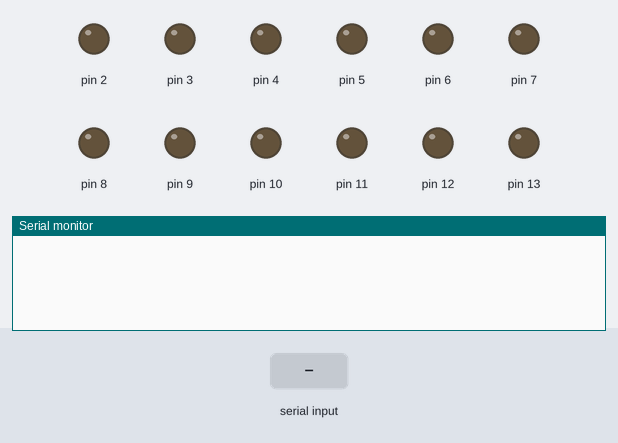
A sketch run on a simulated Arduino Uno, built with avr-gcc and run on an emulated ATmega328P. On the bench: output pins drawn as LEDs (lit = HIGH), the last lines printed to the serial monitor. Inputs (shaded band) come from the test bench.

Above: at 1.2 s.
1.3 s: "90,45\n" received over Serial
At 1.7 s:
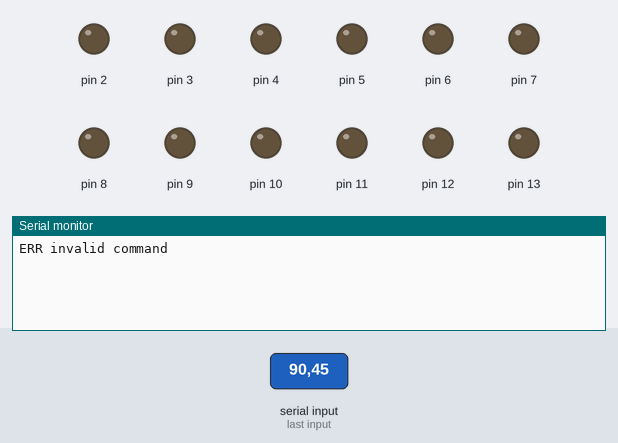
2.8 s: "SET_PIN 90 45\n" received over Serial
At 3.1 s:
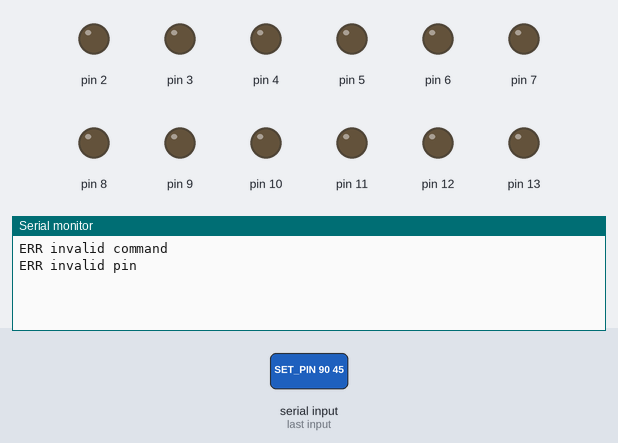

Measured:
- after the input at 1.3 s, the serial monitor: prints a new line at once (image 1)
- after the input at 2.8 s, the serial monitor: prints a new line at once (image 2)

The sketch:

serial_cmd_79.ino
```cpp
// snippet: serial_cmd_79
// tags: serial, command, parser, uart
// boards: avr, esp32, megaavr, nano33iot, romi32u4, rp2040
// library: none
// description: Receive SET_PIN <pin> <state> over serial
// prompts: receive, set_pin, <pin>, <state>, serial, validate
// verified: compile-only
// source: kd-generated (id 79)
// exact-include: Arduino.h

#include <Arduino.h>

char cmdBuf[32];
int cmdIdx = 0;

void setup() {
  Serial.begin(9600);
  pinMode(2, OUTPUT);
  pinMode(3, OUTPUT);
  pinMode(4, OUTPUT);
  pinMode(5, OUTPUT);
  pinMode(6, OUTPUT);
  pinMode(7, OUTPUT);
  pinMode(8, OUTPUT);
  pinMode(9, OUTPUT);
  pinMode(10, OUTPUT);
  pinMode(11, OUTPUT);
  pinMode(12, OUTPUT);
  pinMode(13, OUTPUT);
}

void loop() {
  if (Serial.available() > 0) {
    char c = Serial.read();
    if (c == '\n') {
      cmdBuf[cmdIdx] = '\0';
      handleCommand(cmdBuf);
      cmdIdx = 0;
    } else if (cmdIdx < 31) {
      cmdBuf[cmdIdx++] = c;
    }
  }
}

void handleCommand(const char* cmd) {
  int pin, state;
  if (sscanf(cmd, "SET_PIN %d %d", &pin, &state) == 2) {
    if (pin >= 2 && pin <= 13) {
      digitalWrite(pin, state);
      Serial.println("OK");
    } else {
      Serial.println("ERR invalid pin");
    }
  } else {
    Serial.println("ERR invalid command");
  }
}
```
